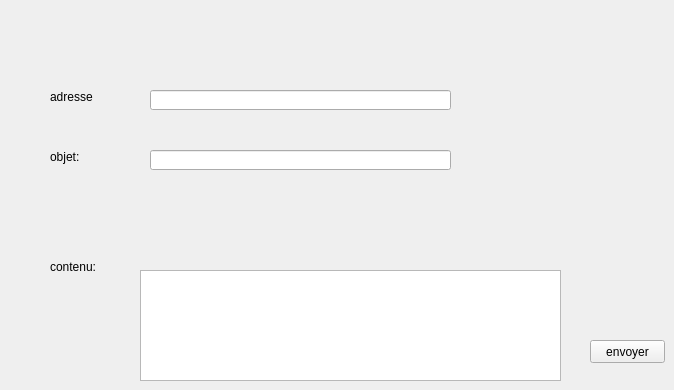
      <widget class="QWidget" name="tab_5">
       <attribute name="title">
        <string>Mailing</string>
       </attribute>
       <widget class="QLabel" name="label_35">
        <property name="geometry">
         <rect>
          <x>50</x>
          <y>90</y>
          <width>47</width>
          <height>14</height>
         </rect>
        </property>
        <property name="text">
         <string>adresse :</string>
        </property>
       </widget>
       <widget class="QLabel" name="label_36">
        <property name="geometry">
         <rect>
          <x>50</x>
          <y>150</y>
          <width>47</width>
          <height>14</height>
         </rect>
        </property>
        <property name="text">
         <string>objet:</string>
        </property>
       </widget>
       <widget class="QLabel" name="label_37">
        <property name="geometry">
         <rect>
          <x>50</x>
          <y>260</y>
          <width>47</width>
          <height>14</height>
         </rect>
        </property>
        <property name="text">
         <string>contenu:</string>
        </property>
       </widget>
       <widget class="QLineEdit" name="lineEdit_ad">
        <property name="geometry">
         <rect>
          <x>150</x>
          <y>90</y>
          <width>301</width>
          <height>20</height>
         </rect>
        </property>
       </widget>
       <widget class="QLineEdit" name="lineEdit_obj">
        <property name="geometry">
         <rect>
          <x>150</x>
          <y>150</y>
          <width>301</width>
          <height>20</height>
         </rect>
        </property>
       </widget>
       <widget class="QPlainTextEdit" name="plainTextEdit">
        <property name="geometry">
         <rect>
          <x>140</x>
          <y>270</y>
          <width>421</width>
          <height>111</height>
         </rect>
        </property>
       </widget>
       <widget class="QPushButton" name="pb_envoyer">
        <property name="geometry">
         <rect>
          <x>590</x>
          <y>340</y>
          <width>75</width>
          <height>23</height>
         </rect>
        </property>
        <property name="text">
         <string>envoyer</string>
        </property>
       </widget>
      </widget>
